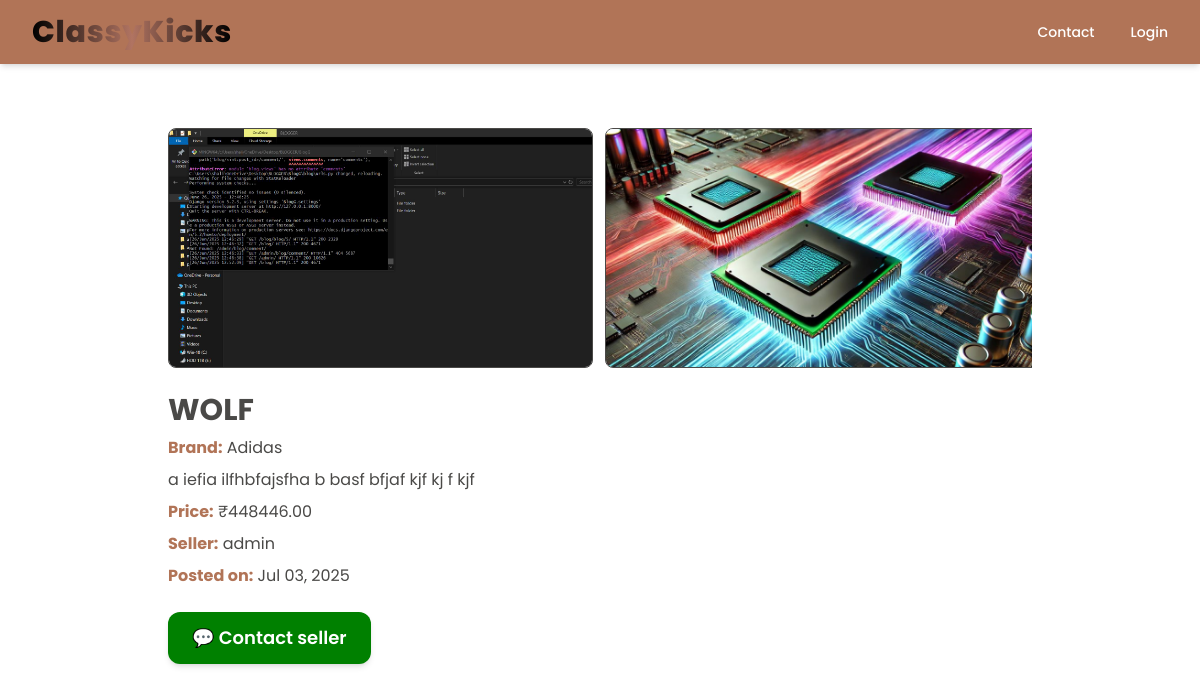
Screenshot of /product/2/ with the database file from the repository.
### store/models.py (models this page shows, shortened)
class ProductImage(models.Model):
    product = models.ForeignKey(Product, on_delete=models.CASCADE, related_name='images')
    image = models.ImageField(upload_to='product_images/')

class Product(models.Model):
    brand = models.ForeignKey(Brand, on_delete=models.CASCADE)
    name = models.CharField(max_length=200)
    description = models.TextField()
    price = models.DecimalField(max_digits=10, decimal_places=2)
    seller = models.ForeignKey(User, on_delete=models.CASCADE)
    created_at = models.DateTimeField(auto_now_add=True)

class Brand(models.Model):
    name = models.CharField(max_length=100)

### store/views.py (the view)
# urls.py: path('product/<int:pk>/', views.product_detail, name='product_detail'),
def product_detail(request, pk):
    product = Product.objects.get(pk=pk)
    return render(request, 'store/product_detail.html', {'product': product})

### store/templates/store/product_detail.html (shortened to what this page needs)
{% extends "base.html" %}
{% load static %}
{% block content %}
<div class="max-w-4xl mx-auto mt-10 px-4 text-[#4A4947] space-y-6">
  <div>
    {% if product.images.all %}
      <div class="flex gap-3 overflow-x-auto">
        {% for image in product.images.all %}
          <img src="{{ image.image.url }}" alt="{{ product.name }}"
               class="h-60 w-auto object-contain rounded-lg border border-[#4A4947] cursor-pointer"
               onclick="openModal({{ forloop.counter0 }})" />
        {% endfor %}
      </div>
    {% else %}
      <p class="italic">No images available.</p>
    {% endif %}
  </div>
  <div class="space-y-2">
    <h2 class="text-3xl font-bold">{{ product.name }}</h2>
    <p><strong class="text-[#B17457]">Brand:</strong> {{ product.brand.name }}</p>
    <p>{{ product.description }}</p>
    <p><strong class="text-[#B17457]">Price:</strong> ₹{{ product.price }}</p>
    <p><strong class="text-[#B17457]">Seller:</strong> {{ product.seller.username }}</p>
    <p><strong class="text-[#B17457]">Posted on:</strong> {{ product.created_at|date:"M d, Y" }}</p>
  </div>
  <div>
    <button
      onclick="redirectToWhatsApp()"
      class="bg-[green] hover:bg-[#944C34] transition-colors text-white font-semibold py-3 px-6 rounded-xl shadow-md text-lg"
    >
      💬 Contact seller
    </button>
  </div>
</div>
{% endblock %}

### store/templates/base.html (style rules this page uses)
body { font-family: 'Poppins', sans-serif; }

### rows the page displays
ProductImage: image (picture)
ProductImage: image (picture)
Product: name "WOLF", brand.name "Adidas", description "a iefia ilfhbfajsfha b basf bfjaf kjf kj f kjf", price "448446.00", seller.username "admin", created_at "Jul 03, 2025"
